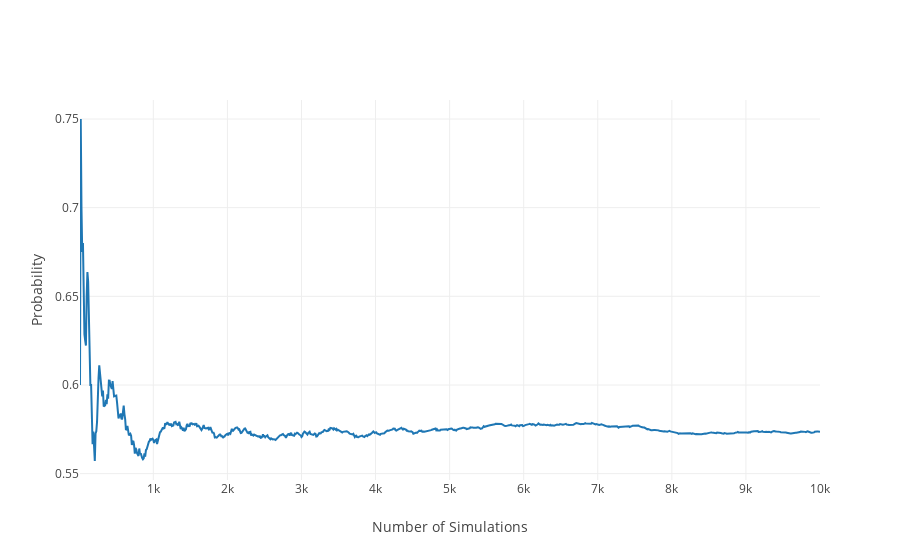

The notebook cell this image was saved under:
### Markdown cell above
# Question 2

Sickle cell anemia. Sickle cell anemia is a genetic blood disorder where red blood cells lose their flexibility and assume an abnormal, rigid, “sickle” shape, which results in a risk of various complications. If both parents are carriers of the disease, then a child has a 25% chance of having the disease, 50% chance of being a carrier, and 25% chance of neither having the disease nor being a carrier. If two parents who are carriers of the disease have 3 children, what is the probability that 

(a) two will have the disease? 

(b) none will have the disease? 

(c) at least one will neither have the disease nor be a carrier? 

(d) the first child with the disease will the be 3rd child? 

# Answer 


| `Symbol`| `Description`|`Probablity`|
|:-----:|-----| :----:|
| D | Disease | 0.25 |
| C | Carrier | 0.50|
| N | Neither having the disease nor being a carrier| 0.25 |



## a) two will have disease?
```
ans = P(DDC) + P(DCD) + P(CDD) +
      P(DDN) + P(DND) + P(NDD)
ans = 3 * (0.25 * 0.25 * 0.50) + 3 * (0.25 * 0.25 * 0.25)
ans = 0.140625
```
## b) none will have the disease?
```
ans = P(NNN) + P(NNC) + P(NCN) + P(CNN) +
      P(CCC) + P(NCC) + P(CNC) + P(CCN)
ans = (0.25 * 0.25 * 0.25) + 3 * (0.25 * 0.25 * 0.50) + 3 * (0.25 * 0.50 * 0.50) + (0.50 * 0.50 * 0.50) 
ans = 0.421875
```
## c) at least one will neither have the disease nor be a carrier?
```
ans = P(NNN) +
      P(NND) + P(NDN) + P(DNN) +
      P(NNC) + P(NCN) + P(CNN) +
      P(NCD) + P(NDC) + P(NCC) + P(NDD) +
      P(CND) + P(DNC) + P(CNC) + P(DND) +
      P(CDN) + P(DCN) + P(CCN) + P(DDN)
ans = (0.25 * 0.25 * 0.25) +
      3 * (0.25 * 0.25 * 0.25) + 
      3 * (0.25 * 0.25 * 0.50) + 
      3 * ((0.25 * 0.25 * 0.50) + (0.25 * 0.25 * 0.50) + (0.25 * 0.50 * 0.50) + (0.25 * 0.25 * 0.25))
ans = 0.578125
```

### Code cell
prob = [0.25, 0.50, 0.25] # [Disease, Carrier, Neither carrier nor disease]
options = ['D', 'C', 'N'] # [Disease, Carrier, Neither carrier nor disease]
count = 0
simulations = 0
x = []
y = []

while simulations < 10000:
    child1 = np.random.choice(options, p=prob)
    child2 = np.random.choice(options, p=prob)
    child3 = np.random.choice(options, p=prob)
    if child1 == 'N' or child2 == 'N' or child3 == 'N':
        count += 1
    simulations += 1
    if simulations != 0 and (simulations % 10) == 0:
            y.append(float(count) / float(simulations))
            x.append(simulations)

fig2 = plot_probs(x, y)
iplot(fig2)

prob = 100*float(count/simulations)
print('Probablity at lease one will neither have the disease nor be a carrier  %.2f%%' % prob)

### Figure 1 — Plotly figure (JSON) as saved in the notebook; plotly's stock layout.template omitted (floating-point values rounded to 4 significant figures; data arrays with more than 128 entries replaced by an {"elided": "..."} marker saying what was removed)
{"data": [{"type": "scatter", "x": {"elided": "1000 int values"}, "y": {"elided": "1000 float values"}}], "layout": {"xaxis": {"title": "Number of Simulations"}, "yaxis": {"title": "Probability"}}}
